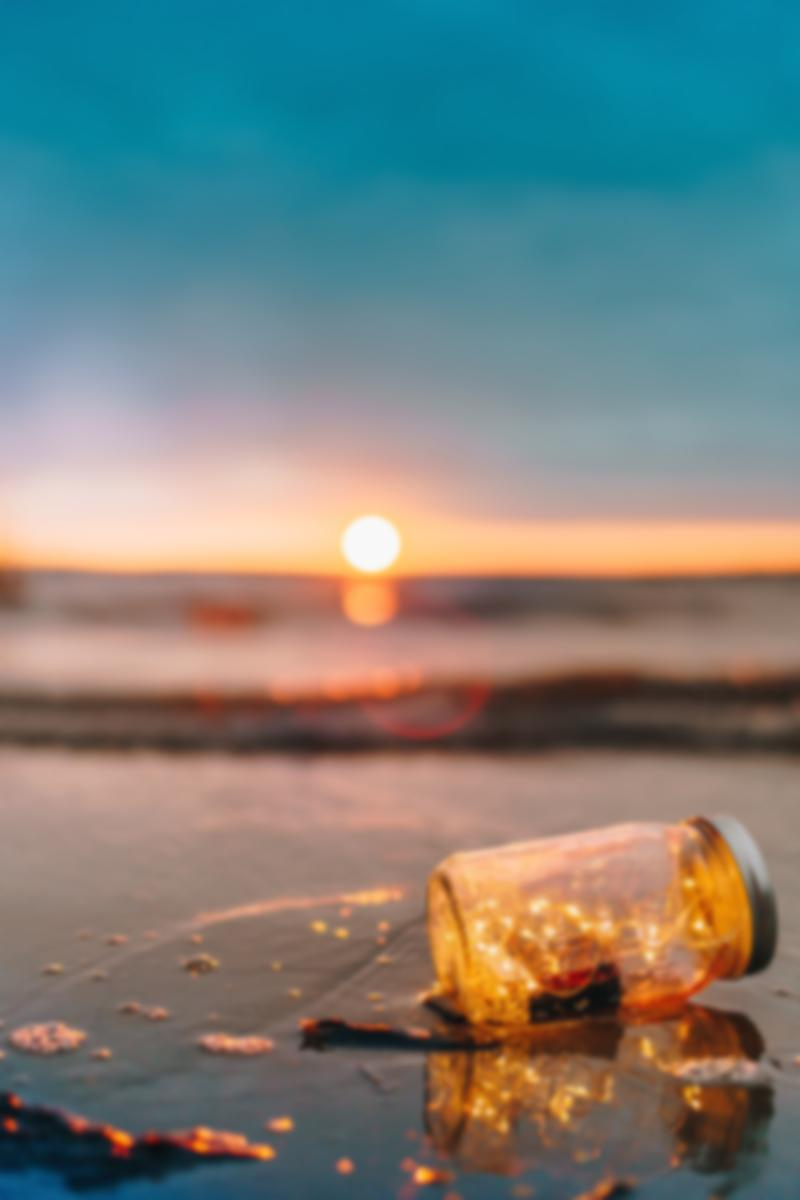
#> input picture Code/Multiprocessing/Processed/img1.jpg, 800 x 1200 px, found by its file name; the run also reads 2 pictures not shown here
$ python process_images.py
#> lines starting #> are read from the running program, lines starting #| are printed output that depends on the picture
import time
import concurrent.futures
from PIL import Image, ImageFilter

img_names = [
    'img1.jpg',
    'img2.jpg',
    'img3.jpg',
    'img4.jpg',
    'img5.jpg',
    'img6.jpg',
    'img7.jpg',
    'img8.jpg',
    'img9.jpg',
    'img10.jpg'
]

t1 = time.perf_counter()
size = (1200, 1200)

def processImage(img_name):
#> called with img_name = 'img1.jpg'
    img = Image.open(f'Photos/{img_name}')
#> img is the input picture: PIL image 800x1200 RGB; mean R, G, B 120.1, 127.4, 123.4
    img = img.filter(ImageFilter.GaussianBlur(15))
    img.thumbnail(size)
    img.save(f'Processed/{img_name}')
    print(f'{img_name} was processed..')

if __name__ == '__main__':
    with concurrent.futures.ProcessPoolExecutor() as executor:
        executor.map(processImage, img_names)
#> call 3 of processImage, with img_name = 'img3.jpg'
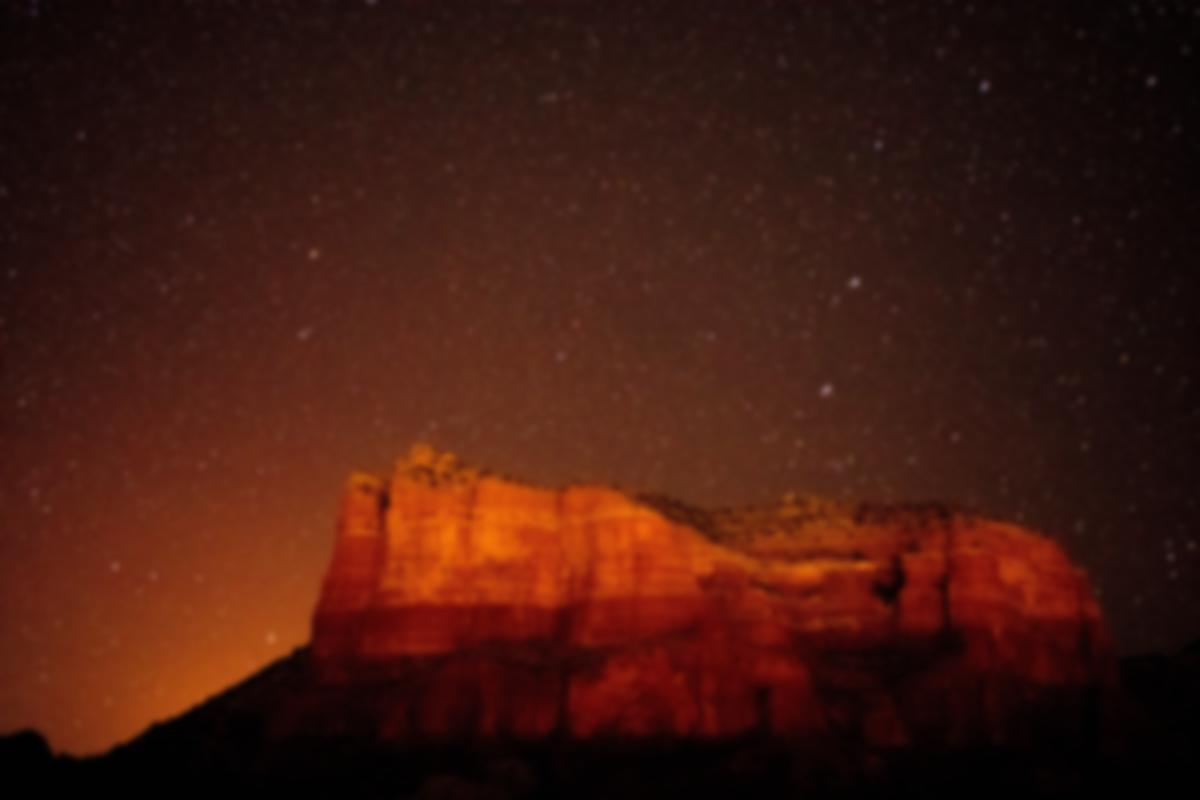
#> input picture Code/Multiprocessing/Processed/img3.jpg, 1200 x 800 px, found by its file name
#> in processImage, img is the input picture: PIL image 1200x800 RGB; mean R, G, B 66.2, 25.7, 15.9
#> call 4 of processImage, with img_name = 'img4.jpg'
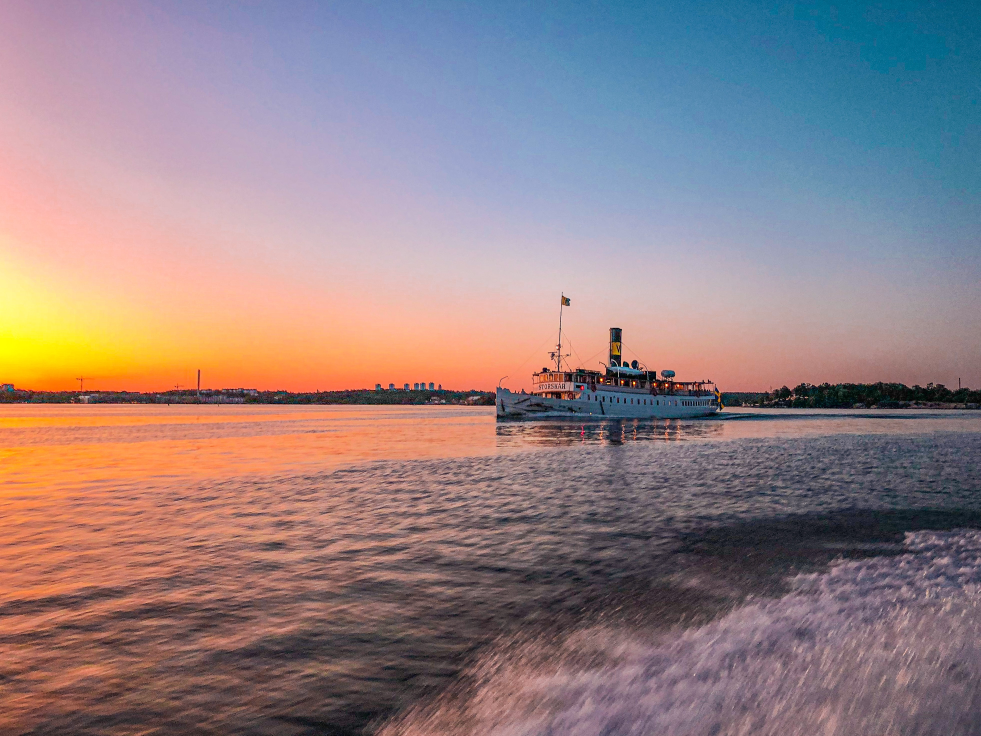
#> input picture Code/Multiprocessing/Photos/img4.jpg, 3924 x 2943 px (shown at 1/4 size)
#> in processImage, img is the input picture: PIL image 3924x2943 RGB; mean R, G, B 148.5, 129.6, 132.2
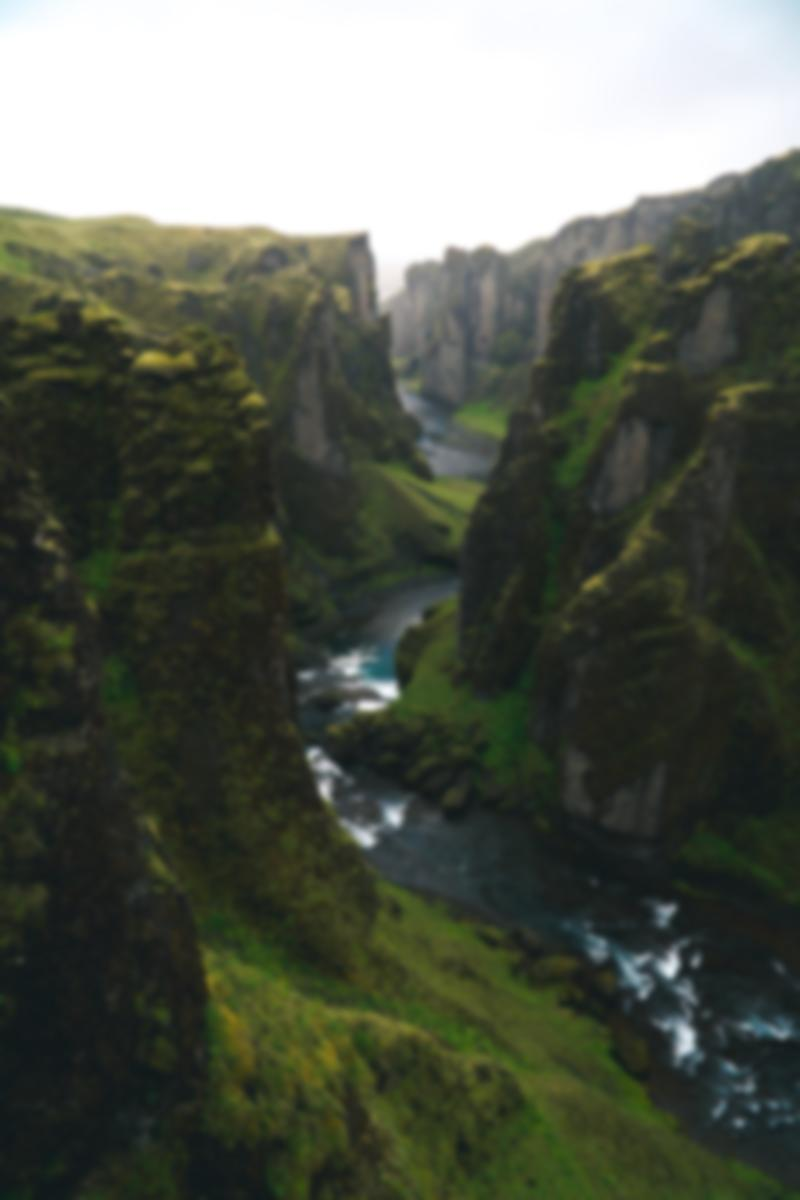
#> input picture Code/Multiprocessing/Processed/img5.jpg, 800 x 1200 px, found by its file name
#> in processImage, img is the input picture: PIL image 800x1200 RGB; mean R, G, B 87.8, 92.8, 81.6
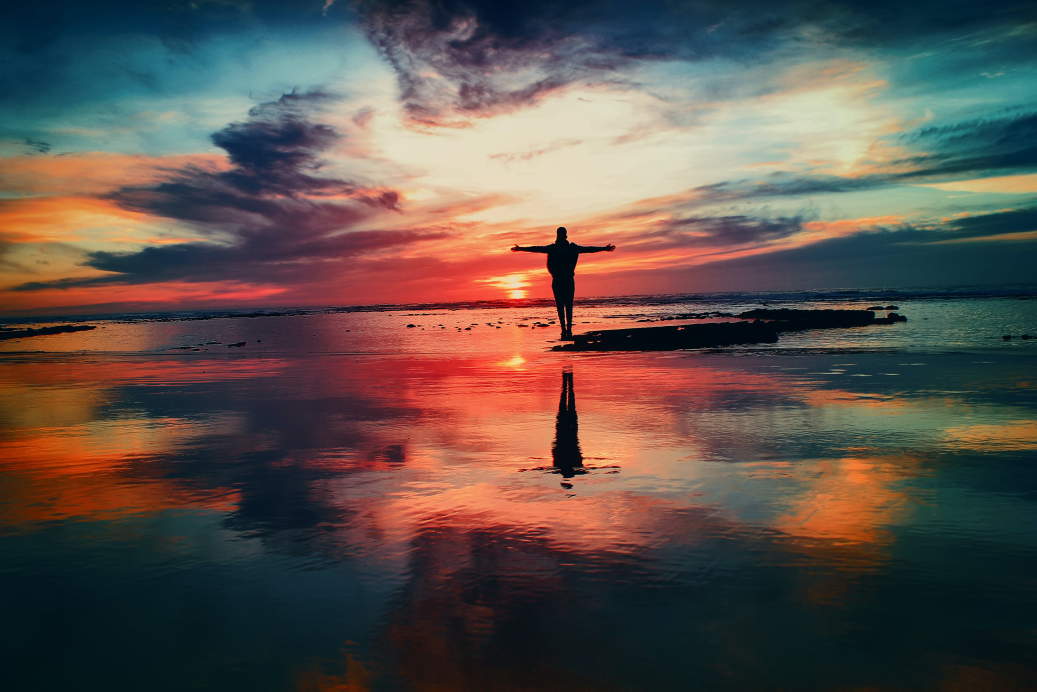
#> input picture Code/Multiprocessing/Photos/img6.jpg, 5184 x 3456 px (shown at 1/5 size)
#> in processImage, img is the input picture: PIL image 5184x3456 RGB; mean R, G, B 93.6, 81.4, 75.6
#> in processImage (call 8), `img.thumbnail(size)`:
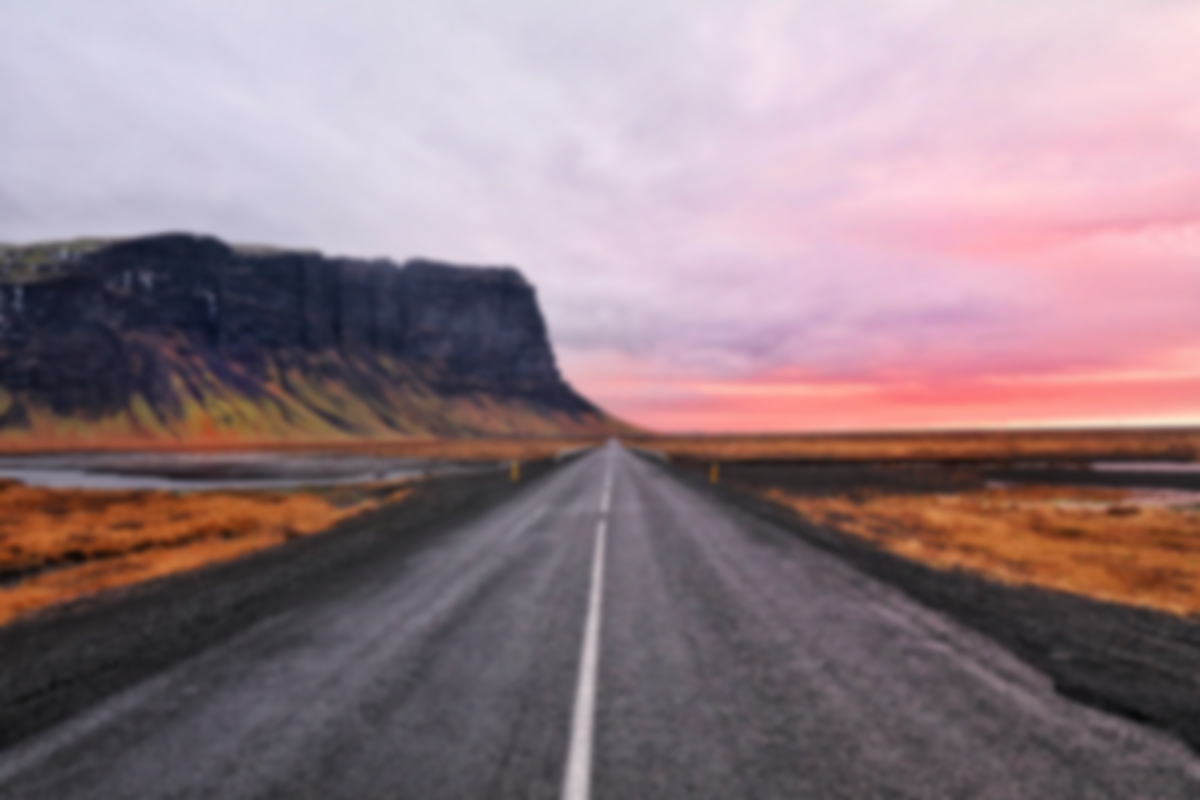
#> img: PIL image 1200x800 RGB; mean R, G, B 147.6, 125.6, 133.2

    t2 = time.perf_counter()
    print(f'finished in {t2 - t1} seconds')
